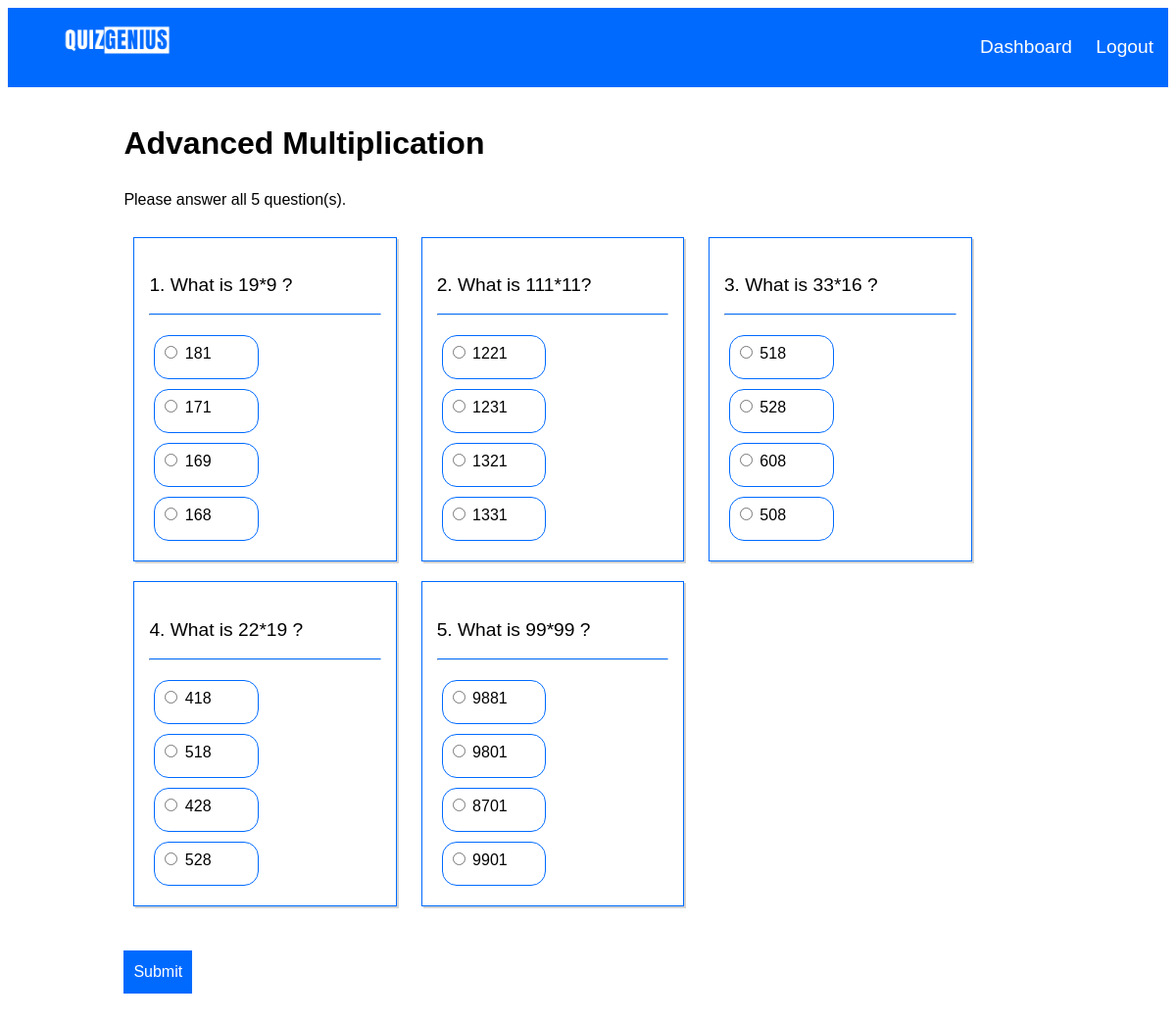
Page /quiz/4 (signed in) on the committed database.
### db.py (models this page shows)
class Quiz(db.Model):
    id = db.Column(db.Integer, primary_key=True)
    title = db.Column(db.String(100), nullable=False)
    description = db.Column(db.String(150), nullable=False)
    level = db.Column(db.String(10), nullable=False)
    questions = db.relationship('Question', backref='quiz', cascade='all, delete-orphan', lazy=True)

class Question(db.Model):
    id= db.Column(db.Integer, primary_key=True)
    text = db.Column(db.String(100), nullable=False)
    quiz_id = db.Column(db.Integer, db.ForeignKey('quiz.id'), nullable=False)
    options = db.relationship('Option', backref='question', cascade='all, delete-orphan', lazy=True)

class Option(db.Model):
    id = db.Column(db.Integer, primary_key=True)
    text = db.Column(db.String(100), nullable=False)
    is_correct = db.Column(db.Boolean, default=False)
    question_id = db.Column(db.Integer, db.ForeignKey('question.id'),nullable=False)

### routes.py (the view, shortened to what this page needs)
@routes.route('/quiz/<int:quiz_id>', methods=['GET','POST'])
@login_required
def take_quiz(quiz_id):
    quiz=Quiz.query.get(quiz_id)
    user_score = UserQuizScore.query.filter_by(user_id=current_user.id, quiz_id=quiz_id).first()
    if user_score:
        return redirect(url_for('routes.quiz_result',  quiz_id=quiz_id))
    return render_template('quiz.html', quiz=quiz, current_user=current_user)

### app.py (called while the page is built)
@login_manager.user_loader
def load_user(user_id):
    if user_id is not None:
        return User.query.get(int(user_id))
    else:
        return None

### authenticator.py (called while the page is built)
def login_required(f):
    @wraps(f)
    def decorated_function(*args, **kwargs):
        if 'user_logged_in' not in session and 'admin_logged_in' not in session:
            return redirect(url_for('routes.login'))  # Redirect to login if no user or admin session
        return f(*args, **kwargs)
    return decorated_function

### templates/quiz.html
{% extends 'base.html' %}
{% block content %}
    <h1>{{ quiz.title }}</h1>
    <p>Please answer all {{ quiz.questions|length }} question(s).</p>
    <form class="quiz_form" action="{{ url_for('routes.take_quiz', quiz_id=quiz.id) }}" method="post">
        {% for question in quiz.questions %}
            <div class="question">
                <p>{{ loop.index }}. {{ question.text }}</p>
                <hr>
                {% for option in question.options %}
                <div class="options">
                    <label>
                        <input type="radio" name="question{{ question.id }}" value="{{ option.id }}" required> {{ option.text }}
                    </label>
                </div>
                {% endfor %}
            </div>
        {% endfor %}
        <br>
        <button type="submit">Submit</button>
    </form>
{% endblock %}

### static/style.css (style rules this page uses)
* { font-family: 'poppins',sans-serif; }
* { font-size: 1em; line-height: 1.5em; }
.body_container h1 { font-size: 2em; }
button { background-color:rgb(0, 106, 255); padding: 10px; color: white; border: none; margin-top: 10px; margin-bottom: 10px; }
input { margin-top: 5px; margin-bottom: 15px; }
.question { display: inline-block; width: 25%; border: 1px rgb(0, 106, 255) solid; padding: 15px; margin: 10px; box-shadow: 2px 2px #d3d3d3; }
.question p { font-size: larger; margin-bottom: 0; }
.question hr { border-top: 1px solid rgb(0, 106, 255); margin-top: 15px; margin-bottom: 15px; }
.quiz_form button { margin-top: 35px; }
.options { display: inline-block; width: 40%; border:rgb(0, 106, 255) solid 1px; border-radius: 15px; padding-top: 5px; padding-bottom: 5px; padding-left: 5px; padding-right: 5px; margin: 5px; }

### rows in the picture
Quiz: title "Advanced Multiplication"
Question: text "What is 19*9 ?"
Option: text "181"
Option: text "171"
Option: text "169"
Option: text "168"
Question: text "What is 111*11?"
Option: text "1221"
Option: text "1231"
Option: text "1321"
Option: text "1331"
Question: text "What is 33*16 ?"
Option: text "518"
Option: text "528"
Option: text "608"
Option: text "508"
Question: text "What is 22*19 ?"
Option: text "418"
Option: text "518"
Option: text "428"
Option: text "528"
Question: text "What is 99*99 ?"
Option: text "9881"
Option: text "9801"
Option: text "8701"
Option: text "9901"

### other values in the picture
{{ quiz.questions|length }} "5"
